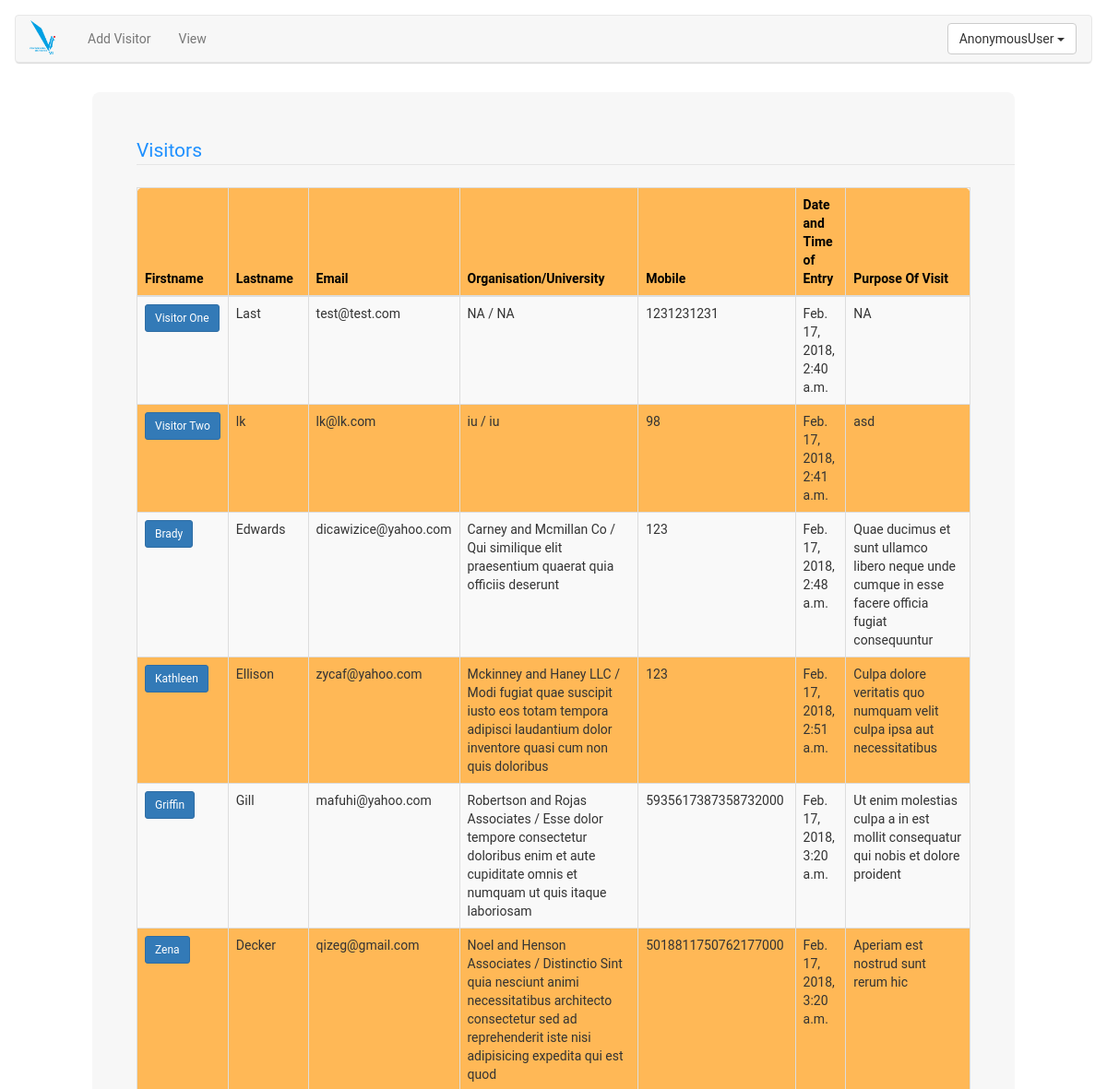
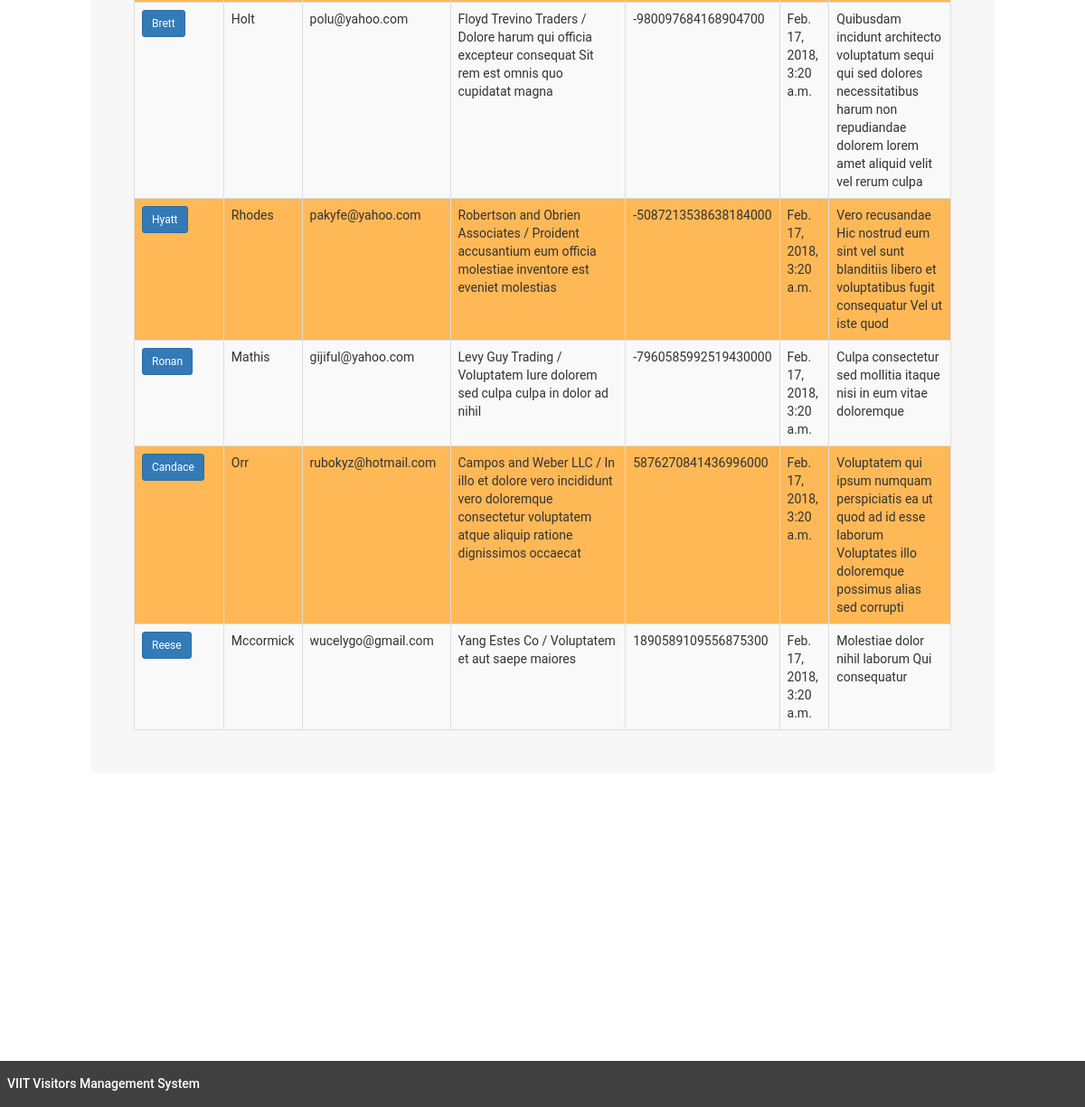
Before: /home/view_visitors/ with the older database file (2 pictures, top to bottom).
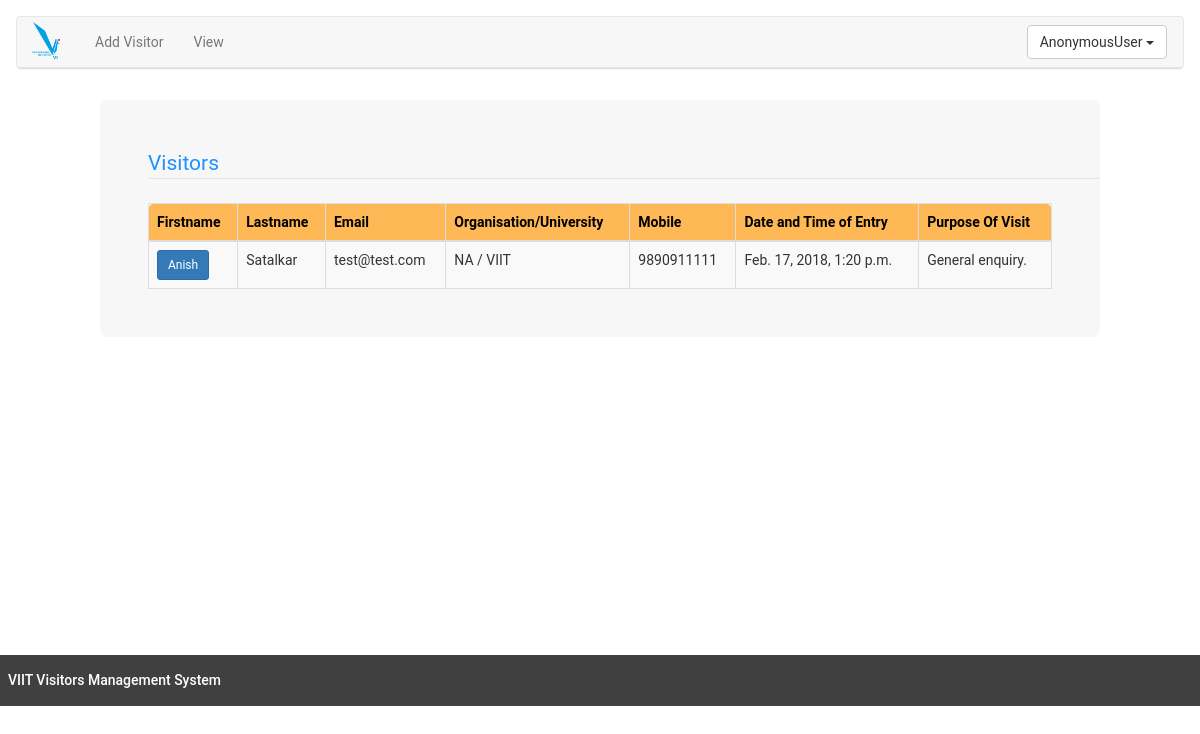
After: the same page with the newer database file.
### Manage/models.py (models this page shows, shortened)
class Visitor(models.Model):
    first_name = models.CharField(max_length=70)
    middle_name = models.CharField(max_length=70, blank=True, null=True)
    last_name = models.CharField(max_length=70)
    email = models.EmailField()
    mobile = models.BigIntegerField()
    phone = models.BigIntegerField(null=True, blank=True)
    organisation = models.CharField(max_length=250, blank=True, null=True)
    university = models.CharField(max_length=250, blank=True, null=True)
    designation = models.CharField(max_length=100)
    purpose_of_visit = models.CharField(max_length=500, null=True, blank=True)
    date_time_of_entry = models.DateTimeField(default=timezone.now)

### Manage/views.py (the view, shortened to what this page needs)
def view_visitors(request):
    if request.method == 'GET':
        visitors = Visitor.objects.all()
        return render(request, 'view_visitors.html', {'visitors': visitors})
    return None

### Manage/templates/view_visitors.html (shortened to what this page needs)
{% extends 'base.html' %}
{% block content %}
    <div class="container-fluid"
         style="margin-top:24px;padding-top: 8px;padding-bottom: 128px;">
        <div class="row">
            <div class="col-md-1">
            </div>
            <div class="col-md-10 central-view">
                <legend style="color: dodgerblue;margin: 24px;">Visitors</legend>
                {% if visitors.count == 0 %}
                    <h3>No Visitors Added</h3>
                {% else %}
                    <form action="#" method="post" style="margin: 24px">
                        <table id="visitor_table" class="display table table-striped table-hover table-bordered" style="background-color:#ffb856;border-radius: 8px">
                            <thead>
                            <tr>
                                <th>Firstname</th>
                                <th>Lastname</th>
                                <th>Email</th>
                                <th>Organisation/University</th>
                                <th>Mobile</th>
                                <th>Date and Time of Entry</th>
                                <th>Purpose Of Visit</th>
                            </tr>
                            </thead>
                            <tbody>
                            {% for visitor in visitors %}
                                <tr>
                                    <td>
                                        <button class="btn btn-primary btn-sm" type="submit" name="user_name"
                                                value="{{ visitor.pk }}">{{ visitor.first_name }}</button>
                                    </td>
                                    <td>{{ visitor.last_name }}</td>
                                    <td>{{ visitor.email }}</td>
                                    <td>{{ visitor.organisation }} / {{ visitor.university }}</td>
                                    <td>{{ visitor.mobile }}</td>
                                    <td>{{ visitor.date_time_of_entry }}</td>
                                    <td>{{ visitor.purpose_of_visit }}</td>
                                </tr>
                            {% endfor %}
                            </tbody>
                        </table>
                    </form>
                {% endif %}
            </div>
            <div class="col-md-1">
            </div>
        </div>
    </div>
{% endblock content %}

### templates/base.html (shortened to what this page needs)
{% load staticfiles %}
<!DOCTYPE html>
<html lang="en">
<head>
    <link rel="stylesheet"
          href="http://ajax.googleapis.com/ajax/libs/jqueryui/1.12.1/themes/smoothness/jquery-ui.min.css">
    <link rel="stylesheet" href="https://maxcdn.bootstrapcdn.com/bootstrap/3.3.7/css/bootstrap.min.css">
    <link rel="stylesheet"
          href="https://cdnjs.cloudflare.com/ajax/libs/jquery-datetimepicker/2.5.17/jquery.datetimepicker.css">
</head>
<body>
<nav class="navbar navbar-default" style="margin-top: 16px; margin-left: 16px; margin-right: 16px">
    <div class="container-fluid">
        <div class="navbar-header">
            <img src="{% static '/logo-vit.png' %}" style="height: 37px;width: 28px;margin-top: 5px;
margin-right: 20px">
        </div>
        <ul class="nav navbar-nav">
            <li><a href="{% url 'add_visitor' %}">Add Visitor</a></li>
            <li><a href="{% url 'view_visitors' %}">View</a></li>
        </ul>
        <div class="nav navbar-nav navbar-right">
            <div class="dropdown" style="padding-top: 8px;margin-right: 16px">
                <button class="btn btn-default dropdown-toggle" type="button" data-toggle="dropdown">
                    {% if user %}
                        {{ user }}
                    {% endif %}
                    <span class="caret"></span></button>
            </div>
        </div>
    </div>
</nav>
<div id="content">
    {% block content %}
    {% endblock content %}
</div>
<footer class="page-footer">
    <h5>VIIT Visitors Management System</h5>
</footer>
</body>
</html>

Changed rows visible on the page:
removed Visitor: {{ visitor.pk }} 1 (drawn), first_name "Visitor One", last_name "Last", email "test@test.com", organisation "NA", university "NA", mobile "1231231231", date_time_of_entry "Feb. 17, 2018, 2:40 a.m.", purpose_of_visit "NA"
removed Visitor: {{ visitor.pk }} 2 (drawn), first_name "Visitor Two", last_name "lk", email "lk@lk.com", organisation "iu", university "iu", mobile "98", date_time_of_entry "Feb. 17, 2018, 2:41 a.m.", purpose_of_visit "asd"
removed Visitor: {{ visitor.pk }} 3 (drawn), first_name "Brady", last_name "Edwards", email "dicawizice@yahoo.com", organisation "Carney and Mcmillan Co", university "Qui similique elit praesentium quaerat quia officiis deserunt", mobile "123", date_time_of_entry "Feb. 17, 2018, 2:48 a.m.", purpose_of_visit "Quae ducimus et sunt ullamco libero neque unde cumque in esse facere officia fugiat consequuntur"
removed Visitor: {{ visitor.pk }} 4 (drawn), first_name "Kathleen", last_name "Ellison", email "zycaf@yahoo.com", organisation "Mckinney and Haney LLC", university "Modi fugiat quae suscipit iusto eos totam tempora adipisci laudantium dolor inventore quasi cum non quis doloribus", mobile "123", date_time_of_entry "Feb. 17, 2018, 2:51 a.m.", purpose_of_visit "Culpa dolore veritatis quo numquam velit culpa ipsa aut necessitatibus"
removed Visitor: {{ visitor.pk }} 5 (drawn), first_name "Griffin", last_name "Gill", email "mafuhi@yahoo.com", organisation "Robertson and Rojas Associates", university "Esse dolor tempore consectetur doloribus enim et aute cupiditate omnis et numquam ut quis itaque laboriosam", mobile "5935617387358732000", date_time_of_entry "Feb. 17, 2018, 3:20 a.m.", purpose_of_visit "Ut enim molestias culpa a in est mollit consequatur qui nobis et dolore proident"
removed Visitor: {{ visitor.pk }} 6 (drawn), first_name "Zena", last_name "Decker", email "qizeg@gmail.com", organisation "Noel and Henson Associates", university "Distinctio Sint quia nesciunt animi necessitatibus architecto consectetur sed ad reprehenderit iste nisi adipisicing expedita qui est quod", mobile "5018811750762177000", date_time_of_entry "Feb. 17, 2018, 3:20 a.m.", purpose_of_visit "Aperiam est nostrud sunt rerum hic"
removed Visitor: {{ visitor.pk }} 7 (drawn), first_name "Brett", last_name "Holt", email "polu@yahoo.com", organisation "Floyd Trevino Traders", university "Dolore harum qui officia excepteur consequat Sit rem est omnis quo cupidatat magna", mobile "-980097684168904700", date_time_of_entry "Feb. 17, 2018, 3:20 a.m.", purpose_of_visit "Quibusdam incidunt architecto voluptatum sequi qui sed dolores necessitatibus harum non repudiandae dolorem lorem amet aliquid velit vel rerum culpa"
removed Visitor: {{ visitor.pk }} 8 (drawn), first_name "Hyatt", last_name "Rhodes", email "pakyfe@yahoo.com", organisation "Robertson and Obrien Associates", university "Proident accusantium eum officia molestiae inventore est eveniet molestias", mobile "-5087213538638184000", date_time_of_entry "Feb. 17, 2018, 3:20 a.m.", purpose_of_visit "Vero recusandae Hic nostrud eum sint vel sunt blanditiis libero et voluptatibus fugit consequatur Vel ut iste quod"
removed Visitor: {{ visitor.pk }} 9 (drawn), first_name "Ronan", last_name "Mathis", email "gijiful@yahoo.com", organisation "Levy Guy Trading", university "Voluptatem Iure dolorem sed culpa culpa in dolor ad nihil", mobile "-7960585992519430000", date_time_of_entry "Feb. 17, 2018, 3:20 a.m.", purpose_of_visit "Culpa consectetur sed mollitia itaque nisi in eum vitae doloremque"
removed Visitor: {{ visitor.pk }} 10 (drawn), first_name "Candace", last_name "Orr", email "rubokyz@hotmail.com", organisation "Campos and Weber LLC", university "In illo et dolore vero incididunt vero doloremque consectetur voluptatem atque aliquip ratione dignissimos occaecat", mobile "5876270841436996000", date_time_of_entry "Feb. 17, 2018, 3:20 a.m.", purpose_of_visit "Voluptatem qui ipsum numquam perspiciatis ea ut quod ad id esse laborum Voluptates illo doloremque possimus alias sed corrupti"
removed Visitor: {{ visitor.pk }} 11 (drawn), first_name "Reese", last_name "Mccormick", email "wucelygo@gmail.com", organisation "Yang Estes Co", university "Voluptatem et aut saepe maiores", mobile "1890589109556875300", date_time_of_entry "Feb. 17, 2018, 3:20 a.m.", purpose_of_visit "Molestiae dolor nihil laborum Qui consequatur"
added Visitor: {{ visitor.pk }} 12 (drawn), first_name "Anish", last_name "Satalkar", email "test@test.com", organisation "NA", university "VIIT", mobile "9890911111", date_time_of_entry "Feb. 17, 2018, 1:20 p.m.", purpose_of_visit "General enquiry."
